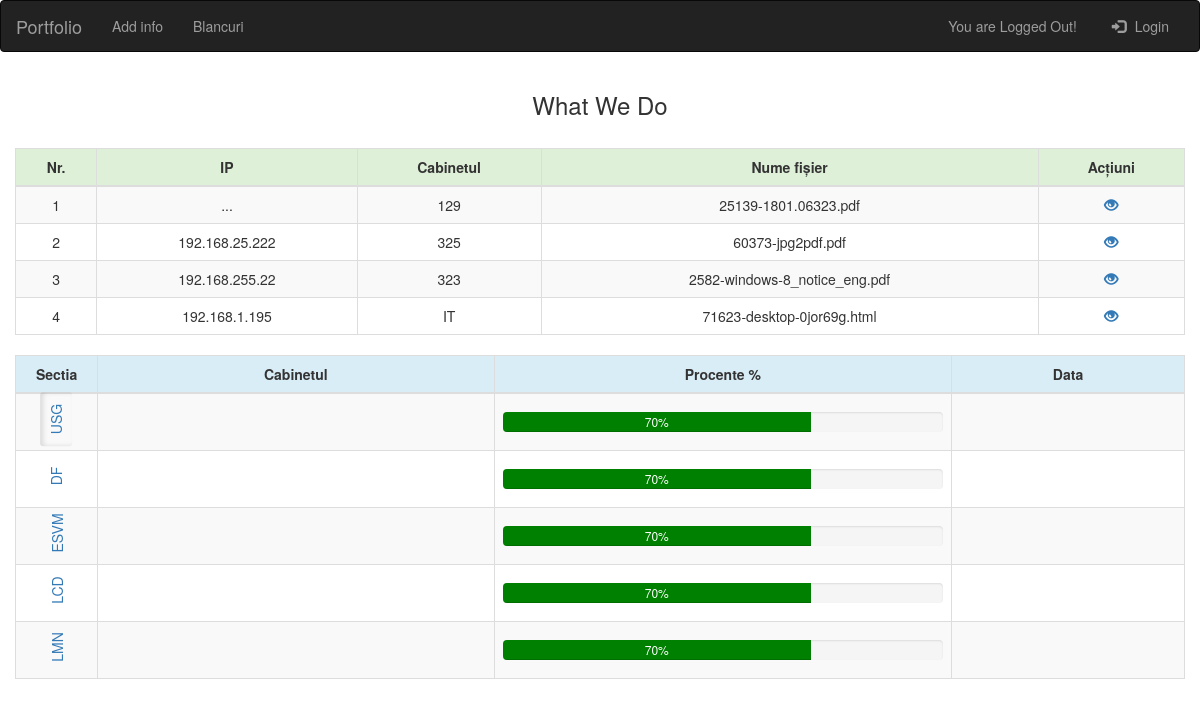
The page / on the database its author committed.
### tables this page shows
CREATE TABLE `tbl_uploads` (
  `id` int(10) NOT NULL,
  `first_name` varchar(255) NOT NULL,
  `last_name` varchar(255) NOT NULL,
  `file` varchar(100) NOT NULL,
  `type` varchar(30) NOT NULL,
  `size` int(11) NOT NULL
);

### index.php (the view, shortened to what this page needs)
<?php
include('header.php');
include('navbar.php');
include_once("db_connect.php");
?>
<body>
  <div class="container text-center">
	  <h3>What We Do</h3>
	</div><br>
  <div class="col-sm-12">
  <table class="table table-bordered table-striped text-center">
    <thead>
    <tr class="success" style="font-weight:bold">
      <td>Nr.</td>
      <td>IP</td>
      <td>Cabinetul</td>
      <td>Nume fișier</td>
      <td>Acțiuni</td>
    </tr>
    </thead>
        <?php
      $count=1;
      $sql="SELECT * FROM tbl_uploads order by id";
      $result_set=mysqli_query($conn, $sql) or die("database error: ". mysqli_error($conn));
      while($row = mysqli_fetch_array ($result_set) )
      {
        ?>
        <tr>
          <td><?= $count++ ?></td>
          <td><?= $row['first_name'] ?></td>
          <td><?= $row['last_name'] ?></td>
          <td><?= $row['file'] ?></td>
          <td>
            <a href="uploads/<?php echo $row['file'] ?>" target="_blank"><i class="glyphicon glyphicon-eye-open text-primary"></i></a>
          </td>
      </tr>
        <?php
  }
  ?>
    </table>
  </div>
  <div class="col-sm-12">
  	    <table class="table table-bordered table-striped text-center">
  	  <thead>
  	    <tr class="info text-center">
  	      <th>Sectia</th>
  	      <th>Cabinetul</th>
  	      <th>Procente %</th>
  				<th>Data</th>
  	    </tr>
  	  </thead>
  	  <tbody id="sections">
  	    <tr>
  	      <td class="rotate"><a href="#" onclick="getData('usg')"><div class="btn active">USG</div></td></a>
  	      <td></td>
  	      <td>
  				  <div class="progress">
  					  <div class="progress-bar" role="progressbar" aria-valuenow="70"
  					  aria-valuemin="0" aria-valuemax="100" style="width:70%">
  						70%
  					  </div>
  					</div>
  			</td>
  			<td></td>
  	    </tr>
  	    <tr>
  	      <td class="rotate"><a href="#" onclick="getData('df')"><div class="btn">DF</div></td></a>
  	      <td></td>
  	      <td>
  		  <div class="progress">
  			  <div class="progress-bar" role="progressbar" aria-valuenow="70"
  			  aria-valuemin="0" aria-valuemax="100" style="width:70%">
  				70%
  			  </div>
  			</div>
  			</td>
  			<td></td>
  	    </tr>
  	    <tr>
  	      <td class="rotate"><a href="#" onclick="getData('esvm')"><div class="btn">ESVM</div></td></a>
  	      <td></td>
  	      <td>
  		  <div class="progress">
  			  <div class="progress-bar" role="progressbar" aria-valuenow="70"
  			  aria-valuemin="0" aria-valuemax="100" style="width:70%">
  				70%
  			  </div>
  			</div>
  			</td>
  			<td></td>
  	    </tr>
  	    <tr>
  	      <td class="rotate"><a href="#" onclick="getData('lcd')"><div class="btn">LCD</div></td></a>
  	      <td></td>
  	      <td>
  		  <div class="progress">
  			  <div class="progress-bar" role="progressbar" aria-valuenow="70"
  			  aria-valuemin="0" aria-valuemax="100" style="width:70%">
  				70%
  			  </div>
  			</div>
  			</td>
  			<td></td>
  	    </tr>
  	    <tr>
  	      <td class="rotate"><a href="#" onclick="getData('lmn')"><div class="btn">LMN</div></td></a>
  	      <td></td>
  	      <td>
  		  <div class="progress">
  			  <div class="progress-bar" role="progressbar" aria-valuenow="70"
  			  aria-valuemin="0" aria-valuemax="100" style="width:70%">
  				70%
  			  </div>
  			</div>
  			</td>
  			<td></td>
  	    </tr>
  	  </tbody>
  	</table>
  </div>
</body>
</html>

### header.php (shortened to what this page needs)
<!DOCTYPE html>
<html lang="en">
<head>
  <link rel="stylesheet" type="text/css" href="css/style.css">
  <link rel="stylesheet" type="text/css" href="css/bootstrap.css">
</head>

### navbar.php (shortened to what this page needs)
<nav class="navbar navbar-inverse">
  <div class="container-fluid">
    <div class="navbar-header">
      <a class="navbar-brand" href="index.php">Portfolio</a>
    </div>
    <div class="collapse navbar-collapse" id="myNavbar">
      <ul class="nav navbar-nav">
        <li><a href="addinfo.php">Add info</a></li>
        <li><a href="blancuri.php">Blancuri</a></li>
      </ul>
      <ul class="nav navbar-nav navbar-right">
        <?php if (isset($_SESSION['userid'])) { ?>
  			<li><p class="navbar-text"><strong>Welcome!</strong> <strong style="color: white;"><?php echo $_SESSION['name']; ?></strong></p></li>
  			<li><a href="logout.php"><span class="glyphicon glyphicon-log-out"></span> Log Out</a></li>
  			<?php } else { ?>
        <li><p class="navbar-text">You are Logged Out!</p></li>
  			<li><a href="login.php"><span class="glyphicon glyphicon-log-in"></span> Login</a></li>
  			<?php } ?>
      </ul>
    </div>
  </div>
</nav>

### css/style.css (style rules this page uses)
.navbar { margin-bottom: 0; border-radius: 0; }
.glyphicon { margin: 0 5px; }
.rotate { text-align: center; white-space: nowrap; width: 1.3em; }
.rotate div { transform: rotate(-90.0deg); }
.progress { margin-top: 10px; }

### rows shown on the page
tbl_uploads: first_name "...", last_name "129", file "25139-1801.06323.pdf"
tbl_uploads: first_name "192.168.25.222", last_name "325", file "60373-jpg2pdf.pdf"
tbl_uploads: first_name "192.168.255.22", last_name "323", file "2582-windows-8_notice_eng.pdf"
tbl_uploads: first_name "192.168.1.195", last_name "IT", file "71623-desktop-0jor69g.html"
